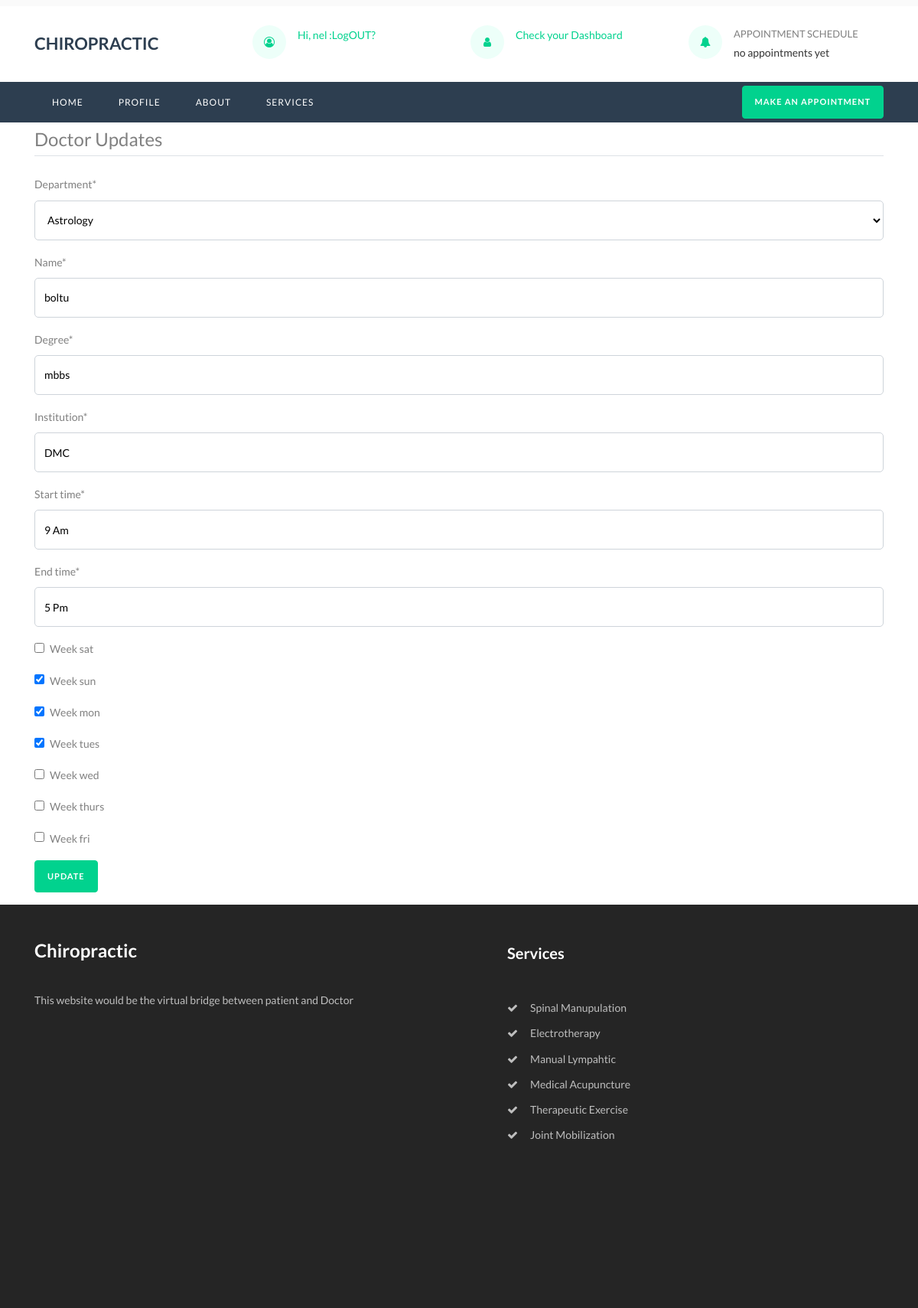
/doctor/doctoredit/ (signed in), run on the app's committed database.
### hospitals/models.py (models this page shows, shortened)
class Department(models.Model):
    department = models.CharField(max_length=100)
    def __str__(self):
        return  self.department

class Doctor(models.Model):
    user =models.OneToOneField(User, on_delete=models.CASCADE)
    department = models.ForeignKey(Department, on_delete=models.CASCADE)
    name = models.CharField(max_length=50)
    degree = models.CharField(max_length=50)
    institution = models.CharField(max_length=50, default = "DMC")
    start_time = models.CharField( max_length=50)
    end_time = models.CharField( max_length=50)
    week_sat = models.BooleanField(default = False)
    week_sun = models.BooleanField(default = False)
    week_mon = models.BooleanField(default = False)
    week_tues = models.BooleanField(default = False)
    week_wed = models.BooleanField(default = False)
    week_thurs = models.BooleanField(default = False)
    week_fri = models.BooleanField(default = False)

### hospitals/views.py (the view)
# urls.py: path('doctoredit/', views.doctor_edit, name="doctoredit"),
def doctor_edit (request):
	if request.method == 'POST':
		doc_form = DoctorEditForm(data=request.POST or None,instance=request.user.doctor)
		if doc_form.is_valid():
			doc_form.save()
			return redirect("/")
	else:
		doc_form = DoctorEditForm (instance = request.user.doctor)
	context = {
		'doc_form' : doc_form
	}
	return render(request, 'hospitals/doctor_edit.html', context)

### hospitals/forms.py
class DoctorEditForm(forms.ModelForm):
    class Meta:
        model = Doctor
        exclude = {'user'}

### hospitals/templates/hospitals/doctor_edit.html (shortened to what this page needs)
{% extends 'accounts/base.html' %}
{% load static %}
{% block content %}
{% load crispy_forms_tags %}
 <div class="container">
<form action="" method="POST" enctype="multipart/form-data">
  <fieldset class="form-group" >
    <legend class="border-bottom mb-4">Doctor Updates</legend>
    {{ doc_form|crispy }}
<div class="class=form-group"  >
  <button type="submit"  class="btn btn-primary" >Update</button>
  </div>
</fieldset>
</form>
 </div>
{% endblock %}

### accounts/templates/accounts/base.html (shortened to what this page needs)
{% load static %}
<!DOCTYPE html>
<html lang="en">
  <head>
      <link rel="stylesheet" href="https://maxcdn.bootstrapcdn.com/bootstrap/4.0.0/css/bootstrap.min.css">
    <link rel="stylesheet" href="https://stackpath.bootstrapcdn.com/font-awesome/4.7.0/css/font-awesome.min.css">
    <link rel="stylesheet" href="{% static 'accounts/css/animate.css' %}">
    <link rel="stylesheet" href="{% static 'accounts/css/owl.carousel.min.css' %}">
    <link rel="stylesheet" href="{% static 'accounts/css/owl.theme.default.min.css' %}">
    <link rel="stylesheet" href="{% static 'accounts/css/magnific-popup.css' %}">
    <link rel="stylesheet" href="{% static 'accounts/css/bootstrap-datepicker.css' %}">
    <link rel="stylesheet" href="{% static 'accounts/css/jquery.timepicker.css' %}">
    <link rel="stylesheet" href="{% static 'accounts/css/flaticon.css' %}">
    <link rel="stylesheet" href="{% static 'accounts/css/style.css' %}">
  </head>
  <body>
  	<div class="top py-1">
  	</div>
		<div class="wrap">
	    <div class="container">
				<div class="row justify-content-between">
					<div class="col-md-3 mb-md-0 mb-4 d-flex align-items-center">
						<a class="navbar-brand" href="{%url 'home'%}">Chiropractic</a>
					</div>
					<div class="col-md-9">
						<div class="row">
							<div class="col-md-4 mb-md-0 mb-3">
								<div class="top-wrap d-flex">
									<div class="icon d-flex align-items-center justify-content-center"><span class="fa fa-user-circle-o"></span></div>
                  {% if request.user.is_authenticated %}
                  <div class="text"><a href="">Hi, {{user.username}} </a><a href="{%url 'logout'%}">  :LogOUT?</a></div>
                  {% else %}
									<div class="text"><a href="{% url 'login' %}">Log In?</a></div>
                  {% endif %}
								</div>
							</div>
              <div class="col-md-4 mb-md-0 mb-3">
								<div class="top-wrap d-flex">
									<div class="icon d-flex align-items-center justify-content-center"><span class="fa fa-user"></span></div>
                  {% if user.doctor %}
									<div class="text"><a href="{% url 'dashboard'%}">Check your Dashboard</a></div>
                  {% else %}
                  <div class="text"><a href="{% url 'createdocprofile' %}">Are you a Doctor?</a></div>
                  {% endif %}
								</div>
              </div>
              {% if request.user.doctor %}
							<div class="col">
								<div class="top-wrap d-flex">
									<div class="icon d-flex align-items-center justify-content-center"><span class="fa fa-bell"></span></div>
									<div class="text"><span>Appointment Schedule</span><span> no appointments yet</span></div>
								</div>
							</div>
              {% endif%}
						</div>
					</div>
				</div>
			</div>
		</div>
		<nav class="navbar navbar-expand-lg navbar-dark ftco_navbar bg-dark ftco-navbar-light" id="ftco-navbar">
	    <div class="container">
				<div class="order-lg-last">
          <a href="{% url 'doctorview' %}" class="btn btn-primary">Make an appointment</a>
        </div>
	      <div class="collapse navbar-collapse" id="ftco-nav">
	        <ul class="navbar-nav mr-auto">
	        	<li class="nav-item"><a href="\" class="nav-link">Home</a></li>
             {% if request.user.is_authenticated and request.user.profile %}
            <li class="nav-item {% block profile %}{% endblock %}"><a href=" {% url 'profile' user.username %}" class="nav-link">Profile</a></li>
            {% endif %}
	        	<li class="nav-item {% block about %}{% endblock %} "><a href="\about" class="nav-link">About</a></li>
            <li class="nav-item {% block doctorview %}{% endblock %}" "><a href="{% url 'doctorview' %}" class="nav-link">Services</a></li>
	        </ul>
	      </div>
	    </div>
	  </nav>
 {% block content %}
 {% endblock %}
    <footer class="footer ftco-section ftco-no-pt">
      <div class="container">
        <div class="row mb-5">
          <div class="col-md-6 col-lg">
            <div class="ftco-footer-widget py-4 py-md-5">
              <h2 class="logo"><a href="#">Chiropractic</a></h2>
              <p>This website would be the virtual bridge between patient and Doctor</p>
              <ul class="ftco-footer-social list-unstyled float-md-left float-lft mt-4">
              </ul>
            </div>
          </div>
          <div class="col-md-6 col-lg">
            <div class="ftco-footer-widget ml-md-5 py-5">
              <h2 class="ftco-heading-2">Services</h2>
              <ul class="list-unstyled">
                <li><a href="#" class="py-1 d-block"><span class="fa fa-check mr-3"></span>Spinal Manupulation</a></li>
                <li><a href="#" class="py-1 d-block"><span class="fa fa-check mr-3"></span>Electrotherapy</a></li>
                <li><a href="#" class="py-1 d-block"><span class="fa fa-check mr-3"></span>Manual Lympahtic</a></li>
                <li><a href="#" class="py-1 d-block"><span class="fa fa-check mr-3"></span>Medical Acupuncture</a></li>
                <li><a href="#" class="py-1 d-block"><span class="fa fa-check mr-3"></span>Therapeutic Exercise</a></li>
                <li><a href="#" class="py-1 d-block"><span class="fa fa-check mr-3"></span>Joint Mobilization</a></li>
              </ul>
            </div>
          </div>
          </div>
        </div>
    </footer>
  {% load static %}
  </body>
</html>

### data on the page
Department: department "Astrology"
Doctor: name "boltu", degree "mbbs", institution "DMC", start_time "9 Am", end_time "5 Pm", week_sun "☑", week_mon "☑", week_tues "☑"

### other printed values
{{ user.username }} "nel"
